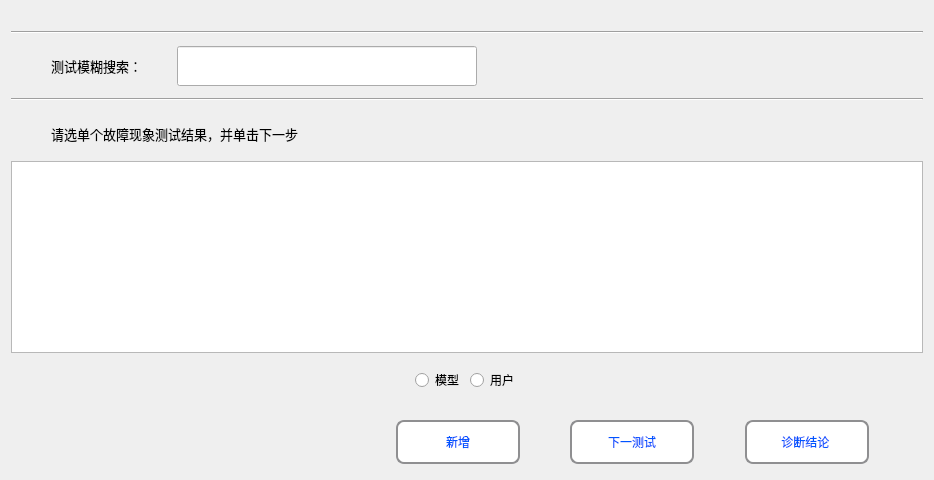
      <widget class="QWidget" name="page_case_entry_select_test_result">
       <property name="styleSheet">
        <string notr="true">QWidget#page_case_entry_select_test_result{
border-image: url(:/new/prefix1/Diagnosis_Image/BG_new.png);}</string>
       </property>
       <layout class="QVBoxLayout" name="verticalLayout_28">
        <item>
         <spacer name="horizontalSpacer_92">
          <property name="orientation">
           <enum>Qt::Horizontal</enum>
          </property>
          <property name="sizeHint" stdset="0">
           <size>
            <width>906</width>
            <height>20</height>
           </size>
          </property>
         </spacer>
        </item>
        <item>
         <widget class="Line" name="line_select_test_result_5">
          <property name="orientation">
           <enum>Qt::Horizontal</enum>
          </property>
         </widget>
        </item>
        <item>
         <widget class="QWidget" name="widget_select_test_result_2" native="true">
          <property name="maximumSize">
           <size>
            <width>16777215</width>
            <height>60</height>
           </size>
          </property>
          <layout class="QHBoxLayout" name="horizontalLayout_63">
           <property name="leftMargin">
            <number>40</number>
           </property>
           <property name="topMargin">
            <number>6</number>
           </property>
           <property name="rightMargin">
            <number>11</number>
           </property>
           <property name="bottomMargin">
            <number>6</number>
           </property>
           <item>
            <widget class="QLabel" name="label_test_result_searching">
             <property name="minimumSize">
              <size>
               <width>120</width>
               <height>40</height>
              </size>
             </property>
             <property name="maximumSize">
              <size>
               <width>120</width>
               <height>40</height>
              </size>
             </property>
             <property name="font">
              <font>
               <family>微软雅黑</family>
               <pointsize>10</pointsize>
              </font>
             </property>
             <property name="text">
              <string>测试模糊搜索：</string>
             </property>
            </widget>
           </item>
           <item>
            <widget class="QLineEdit" name="lineEdit_case_entry_test_result_searching">
             <property name="minimumSize">
              <size>
               <width>300</width>
               <height>40</height>
              </size>
             </property>
             <property name="maximumSize">
              <size>
               <width>300</width>
               <height>16777215</height>
              </size>
             </property>
             <property name="styleSheet">
              <string notr="true">QLineEdit#lineEdit_known_test_searching{
    border: 8px solid blue;
	border-image: url(:/new/prefix1/Diagnosis_Image/Search_input.png);}
</string>
             </property>
            </widget>
           </item>
           <item>
            <widget class="QPushButton" name="btn_case_entry_test_result_searching">
             <property name="minimumSize">
              <size>
               <width>40</width>
               <height>40</height>
              </size>
             </property>
             <property name="maximumSize">
              <size>
               <width>40</width>
               <height>40</height>
              </size>
             </property>
             <property name="styleSheet">
              <string notr="true">border-radius:0px;
border-image: url(:/new/prefix1/Diagnosis_Image/Search_icon.png);</string>
             </property>
             <property name="text">
              <string/>
             </property>
             <property name="iconSize">
              <size>
               <width>40</width>
               <height>40</height>
              </size>
             </property>
            </widget>
           </item>
           <item>
            <spacer name="horizontalSpacer_tool_serch_7">
             <property name="orientation">
              <enum>Qt::Horizontal</enum>
             </property>
             <property name="sizeHint" stdset="0">
              <size>
               <width>374</width>
               <height>20</height>
              </size>
             </property>
            </spacer>
           </item>
          </layout>
         </widget>
        </item>
        <item>
         <widget class="Line" name="line_select_test_result_6">
          <property name="orientation">
           <enum>Qt::Horizontal</enum>
          </property>
         </widget>
        </item>
        <item>
         <widget class="QWidget" name="widget_select_test_result_3" native="true">
          <property name="maximumSize">
           <size>
            <width>16777215</width>
            <height>50</height>
           </size>
          </property>
          <layout class="QHBoxLayout" name="horizontalLayout_64">
           <property name="leftMargin">
            <number>40</number>
           </property>
           <property name="topMargin">
            <number>12</number>
           </property>
           <property name="bottomMargin">
            <number>6</number>
           </property>
           <item>
            <widget class="QLabel" name="label_test_result_select">
             <property name="minimumSize">
              <size>
               <width>380</width>
               <height>30</height>
              </size>
             </property>
             <property name="maximumSize">
              <size>
               <width>380</width>
               <height>30</height>
              </size>
             </property>
             <property name="font">
              <font>
               <family>微软雅黑</family>
               <pointsize>10</pointsize>
               <weight>50</weight>
               <bold>false</bold>
              </font>
             </property>
             <property name="text">
              <string>请选单个故障现象测试结果，并单击下一步</string>
             </property>
            </widget>
           </item>
           <item>
            <spacer name="horizontalSpacer_366">
             <property name="orientation">
              <enum>Qt::Horizontal</enum>
             </property>
             <property name="sizeHint" stdset="0">
              <size>
               <width>483</width>
               <height>20</height>
              </size>
             </property>
            </spacer>
           </item>
          </layout>
         </widget>
        </item>
        <item>
         <widget class="QTableWidget" name="tableWidget_case_entry_test_result">
          <property name="focusPolicy">
           <enum>Qt::NoFocus</enum>
          </property>
          <property name="wordWrap">
           <bool>true</bool>
          </property>
         </widget>
        </item>
        <item>
         <widget class="QWidget" name="widget_10" native="true">
          <layout class="QHBoxLayout" name="horizontalLayout_67">
           <item>
            <spacer name="horizontalSpacer_111">
             <property name="orientation">
              <enum>Qt::Horizontal</enum>
             </property>
             <property name="sizeHint" stdset="0">
              <size>
               <width>375</width>
               <height>20</height>
              </size>
             </property>
            </spacer>
           </item>
           <item>
            <widget class="QRadioButton" name="radioButton_select_test_result_model">
             <property name="styleSheet">
              <string notr="true">QRadioButton::indicator { 
	font: 75 10pt &quot;微软雅黑&quot;;
 }</string>
             </property>
             <property name="text">
              <string>模型</string>
             </property>
            </widget>
           </item>
           <item>
            <widget class="QRadioButton" name="radioButton_select_test_result_user">
             <property name="text">
              <string>用户</string>
             </property>
            </widget>
           </item>
           <item>
            <spacer name="horizontalSpacer_112">
             <property name="orientation">
              <enum>Qt::Horizontal</enum>
             </property>
             <property name="sizeHint" stdset="0">
              <size>
               <width>375</width>
               <height>20</height>
              </size>
             </property>
            </spacer>
           </item>
          </layout>
         </widget>
        </item>
        <item>
         <widget class="QWidget" name="widget_select_test_result" native="true">
          <layout class="QHBoxLayout" name="horizontalLayout_53">
           <item>
            <spacer name="horizontalSpacer_353">
             <property name="orientation">
              <enum>Qt::Horizontal</enum>
             </property>
             <property name="sizeHint" stdset="0">
              <size>
               <width>28</width>
               <height>20</height>
              </size>
             </property>
            </spacer>
           </item>
           <item>
            <spacer name="horizontalSpacer_354">
             <property name="orientation">
              <enum>Qt::Horizontal</enum>
             </property>
             <property name="sizeHint" stdset="0">
              <size>
               <width>35</width>
               <height>20</height>
              </size>
             </property>
            </spacer>
           </item>
           <item>
            <spacer name="horizontalSpacer_355">
             <property name="orientation">
              <enum>Qt::Horizontal</enum>
             </property>
             <property name="sizeHint" stdset="0">
              <size>
               <width>17</width>
               <height>20</height>
              </size>
             </property>
            </spacer>
           </item>
           <item>
            <spacer name="horizontalSpacer_356">
             <property name="orientation">
              <enum>Qt::Horizontal</enum>
             </property>
             <property name="sizeHint" stdset="0">
              <size>
               <width>35</width>
               <height>20</height>
              </size>
             </property>
            </spacer>
           </item>
           <item>
            <spacer name="horizontalSpacer_357">
             <property name="orientation">
              <enum>Qt::Horizontal</enum>
             </property>
             <property name="sizeHint" stdset="0">
              <size>
               <width>34</width>
               <height>20</height>
              </size>
             </property>
            </spacer>
           </item>
           <item>
            <spacer name="horizontalSpacer_358">
             <property name="orientation">
              <enum>Qt::Horizontal</enum>
             </property>
             <property name="sizeHint" stdset="0">
              <size>
               <width>35</width>
               <height>20</height>
              </size>
             </property>
            </spacer>
           </item>
           <item>
            <spacer name="horizontalSpacer_359">
             <property name="orientation">
              <enum>Qt::Horizontal</enum>
             </property>
             <property name="sizeHint" stdset="0">
              <size>
               <width>54</width>
               <height>20</height>
              </size>
             </property>
            </spacer>
           </item>
           <item>
            <spacer name="horizontalSpacer_360">
             <property name="orientation">
              <enum>Qt::Horizontal</enum>
             </property>
             <property name="sizeHint" stdset="0">
              <size>
               <width>53</width>
               <height>20</height>
              </size>
             </property>
            </spacer>
           </item>
           <item>
            <widget class="QToolButton" name="toolButton_case_entry_test_result_new">
             <property name="minimumSize">
              <size>
               <width>124</width>
               <height>44</height>
              </size>
             </property>
             <property name="maximumSize">
              <size>
               <width>100</width>
               <height>35</height>
              </size>
             </property>
             <property name="styleSheet">
              <string notr="true">QToolButton { 
    border: 2px solid #8f8f91;
    border-radius: 8px; 
    min-width: 120px;
    min-height: 40px;
	background-color: rgb(255, 255, 255);
	color: rgb(0, 85, 255);
	font: 75 12pt &quot;微软雅黑&quot;;
 }
QToolButton:pressed {
    border: 2px solid #8f8f91;
    border-radius: 6px; 
    background-color: rgb(255, 255, 255);
    min-width: 120px;
    min-height: 40px;
	color: rgb(0, 85, 255);
	font: 75 10pt &quot;微软雅黑&quot;;
}</string>
             </property>
             <property name="text">
              <string>新增</string>
             </property>
            </widget>
           </item>
           <item>
            <spacer name="horizontalSpacer_363">
             <property name="orientation">
              <enum>Qt::Horizontal</enum>
             </property>
             <property name="sizeHint" stdset="0">
              <size>
               <width>17</width>
               <height>20</height>
              </size>
             </property>
            </spacer>
           </item>
           <item>
            <widget class="QToolButton" name="toolButton_case_entry_test_result_next">
             <property name="minimumSize">
              <size>
               <width>124</width>
               <height>44</height>
              </size>
             </property>
             <property name="maximumSize">
              <size>
               <width>100</width>
               <height>35</height>
              </size>
             </property>
             <property name="styleSheet">
              <string notr="true">QToolButton { 
    border: 2px solid #8f8f91;
    border-radius: 8px; 
    min-width: 120px;
    min-height: 40px;
	background-color: rgb(255, 255, 255);
	color: rgb(0, 85, 255);
	font: 75 12pt &quot;微软雅黑&quot;;
 }
QToolButton:pressed {
    border: 2px solid #8f8f91;
    border-radius: 6px; 
    background-color: rgb(255, 255, 255);
    min-width: 120px;
    min-height: 40px;
	color: rgb(0, 85, 255);
	font: 75 10pt &quot;微软雅黑&quot;;
}</string>
             </property>
             <property name="text">
              <string>下一测试</string>
             </property>
            </widget>
           </item>
           <item>
            <spacer name="horizontalSpacer_364">
             <property name="orientation">
              <enum>Qt::Horizontal</enum>
             </property>
             <property name="sizeHint" stdset="0">
              <size>
               <width>34</width>
               <height>20</height>
              </size>
             </property>
            </spacer>
           </item>
           <item>
            <widget class="QToolButton" name="toolButton_case_entry_test_result_diagnosis_result">
             <property name="minimumSize">
              <size>
               <width>124</width>
               <height>44</height>
              </size>
             </property>
             <property name="maximumSize">
              <size>
               <width>100</width>
               <height>35</height>
              </size>
             </property>
             <property name="styleSheet">
              <string notr="true">QToolButton { 
    border: 2px solid #8f8f91;
    border-radius: 8px; 
    min-width: 120px;
    min-height: 40px;
	background-color: rgb(255, 255, 255);
	color: rgb(0, 85, 255);
	font: 75 12pt &quot;微软雅黑&quot;;
 }
QToolButton:pressed {
    border: 2px solid #8f8f91;
    border-radius: 6px; 
    background-color: rgb(255, 255, 255);
    min-width: 120px;
    min-height: 40px;
	color: rgb(0, 85, 255);
	font: 75 10pt &quot;微软雅黑&quot;;
}</string>
             </property>
             <property name="text">
              <string>诊断结论 </string>
             </property>
            </widget>
           </item>
           <item>
            <spacer name="horizontalSpacer_365">
             <property name="orientation">
              <enum>Qt::Horizontal</enum>
             </property>
             <property name="sizeHint" stdset="0">
              <size>
               <width>40</width>
               <height>20</height>
              </size>
             </property>
            </spacer>
           </item>
          </layout>
         </widget>
        </item>
       </layout>
      </widget>
